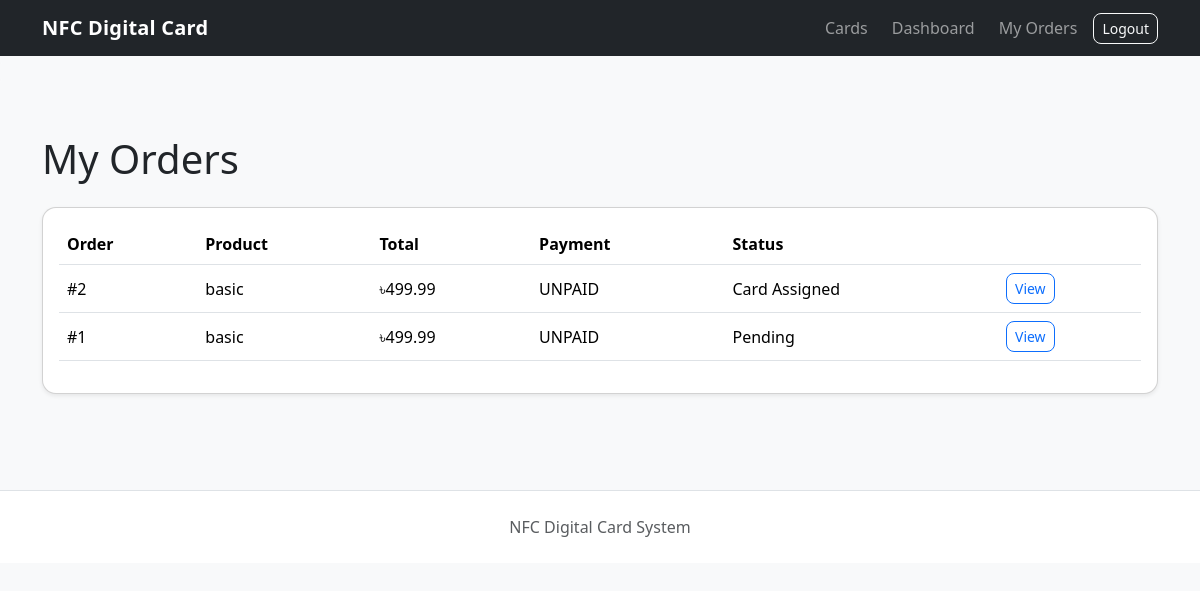
Screenshot of /orders/ (signed in) with the database file from the repository.
### orders/models.py (models this page shows, shortened)
class Order(models.Model):
    STATUS_CHOICES = [
        ("PENDING", "Pending"),
        ("PAID", "Paid"),
        ("PROCESSING", "Processing"),
        ("CARD_ASSIGNED", "Card Assigned"),
        ("SHIPPED", "Shipped"),
        ("DELIVERED", "Delivered"),
        ("CANCELLED", "Cancelled"),
    ]
    user = models.ForeignKey(
        User,
        on_delete=models.CASCADE,
        related_name="orders",
    )
    product = models.ForeignKey(
        Product,
        on_delete=models.PROTECT,
    )
    assigned_card = models.OneToOneField(
    "cards.NFCCard",
    on_delete=models.SET_NULL,
    null=True,
    blank=True,
    related_name="assigned_order",
    )
    quantity = models.PositiveIntegerField(default=1)
    price = models.DecimalField(
        max_digits=10,
        decimal_places=2,
    )
    customer_name = models.CharField(max_length=150)
    phone = models.CharField(max_length=30)
    address = models.TextField()
    city = models.CharField(max_length=100)
    payment_status = models.CharField(
        max_length=20,
        default="UNPAID",
    )
    order_status = models.CharField(
        max_length=30,
        choices=STATUS_CHOICES,
        default="PENDING",
    )
    created_at = models.DateTimeField(auto_now_add=True)

### products/models.py (models this page shows, shortened)
class Product(models.Model):
    name = models.CharField(max_length=150)
    description = models.TextField(blank=True)
    price = models.DecimalField(
        max_digits=10,
        decimal_places=2,
    )
    image = models.ImageField(
        upload_to="products/",
        blank=True,
        null=True,
    )
    is_available = models.BooleanField(default=True)
    created_at = models.DateTimeField(auto_now_add=True)

### orders/views.py (the view)
@login_required
def order_list(request):
    orders = Order.objects.filter(
        user=request.user,
    ).order_by("-created_at")
    return render(
        request,
        "orders/order_list.html",
        {
            "orders": orders,
        },
    )

### templates/orders/order_list.html (shortened to what this page needs)
{% extends "base.html" %}
{% block content %}
<h1 class="mb-4">
    My Orders
</h1>
<div class="card shadow-sm">
    <div class="card-body">
        {% if orders %}
            <div class="table-responsive">
                <table class="table align-middle">
                    <thead>
                        <tr>
                            <th>Order</th>
                            <th>Product</th>
                            <th>Total</th>
                            <th>Payment</th>
                            <th>Status</th>
                            <th></th>
                        </tr>
                    </thead>
                    <tbody>
                        {% for order in orders %}
                            <tr>
                                <td>
                                    #{{ order.id }}
                                </td>
                                <td>
                                    {{ order.product.name }}
                                </td>
                                <td>
                                    ৳{{ order.price }}
                                </td>
                                <td>
                                    {{ order.payment_status }}
                                </td>
                                <td>
                                    {{ order.get_order_status_display }}
                                </td>
                                <td>
                                    <a
                                        href="{% url 'order_detail' order.id %}"
                                        class="btn btn-sm btn-outline-primary"
                                    >
                                        View
                                    </a>
                                </td>
                            </tr>
                        {% endfor %}
                    </tbody>
                </table>
            </div>
        {% else %}
            <p class="mb-0">
                You haven't placed any orders yet.
            </p>
        {% endif %}
    </div>
</div>
{% endblock %}

### static/css/style.css (style rules this page uses)
body { min-height: 100vh; }
.card { border-radius: 14px; }
.btn { border-radius: 8px; }
table td, table th { vertical-align: middle; }

### rows the page displays
Order: id "2", product.name "basic", price "499.99", payment_status "UNPAID", order_status "Card Assigned"
Order: id "1", product.name "basic", price "499.99", payment_status "UNPAID", order_status "Pending"
